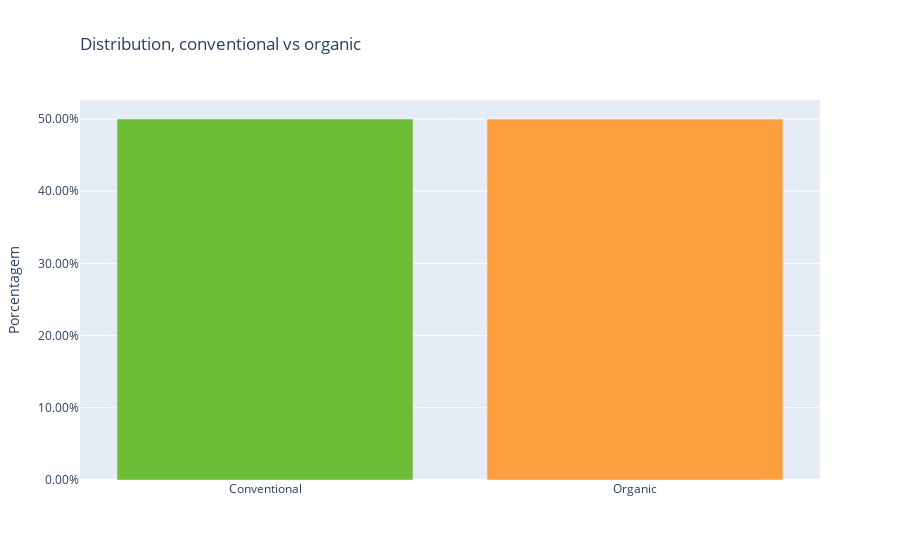

The notebook cell saved with this chart:
### Markdown cell above
Olhando a distribuição entre os dois valores possiveis da coluna type, vemos que os valores estão bem distribuidos, meio a meio, mas vamos ainda converter os nomes conventional e organic para valores binarios, 1 e 0.

### Code cell
type_perc = dict(df['type'].value_counts(normalize=True))
fig = go.Figure()
fig.add_trace(go.Bar(x=['Conventional', 'Organic'], y=[type_perc['conventional'], type_perc['organic']], 
                     marker=dict(color=['#6cbc35', '#fd9f3e'], colorscale='viridis')))
fig.update_layout(
    title=go.layout.Title(
        text='Distribution, conventional vs organic', xref='paper', x=0
    ),
    yaxis_title='Porcentagem',
    yaxis_tickformat='.2%'
)
fig.show()

### Figure 1 — Plotly figure (JSON) as saved in the notebook; plotly's stock layout.template omitted (floating-point values rounded to 4 significant figures)
{"data": [{"marker": {"color": ["#6cbc35", "#fd9f3e"], "colorscale": [[0, "#440154"], [0.1111, "#482878"], [0.2222, "#3e4989"], [0.3333, "#31688e"], [0.4444, "#26828e"], [0.5556, "#1f9e89"], [0.6667, "#35b779"], [0.7778, "#6ece58"], [0.8889, "#b5de2b"], [1, "#fde725"]]}, "type": "bar", "x": ["Conventional", "Organic"], "y": [0.5001, 0.4999]}], "layout": {"autosize": true, "title": {"text": "Distribution, conventional vs organic", "x": 0, "xref": "paper"}, "xaxis": {"autorange": true, "range": [-0.5, 1.5], "type": "category"}, "yaxis": {"autorange": true, "range": [0, 0.5264], "tickformat": ".2%", "title": {"text": "Porcentagem"}, "type": "linear"}}}
